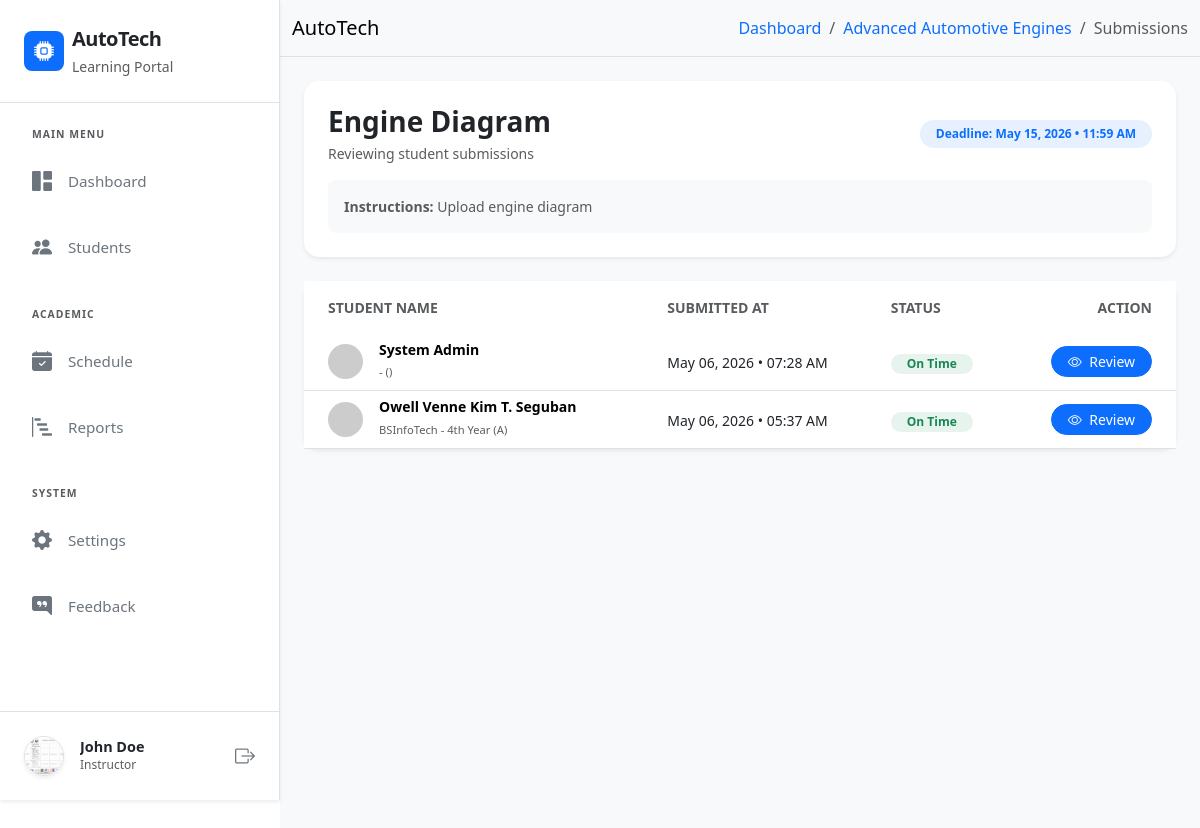
The page /view-submissions.php?id=1 (signed in) on the database its author committed.
### tables this page shows
CREATE TABLE `users` (
  `user_id` int(11) NOT NULL,
  `fullname` varchar(255) NOT NULL,
  `email` varchar(255) NOT NULL,
  `password` varchar(255) NOT NULL,
  `role` enum('instructor','student','admin') NOT NULL,
  `course` varchar(100) NOT NULL,
  `year_level` varchar(50) NOT NULL,
  `section` varchar(50) NOT NULL,
  `profile_pic` varchar(100) NOT NULL,
  `created_at` timestamp NOT NULL DEFAULT current_timestamp()
);

CREATE TABLE `assignments` (
  `assignment_id` int(11) NOT NULL,
  `module_id` int(11) NOT NULL,
  `title` varchar(255) NOT NULL,
  `instructions` text DEFAULT NULL,
  `deadline` datetime NOT NULL,
  `created_at` timestamp NOT NULL DEFAULT current_timestamp()
);

CREATE TABLE `module` (
  `module_id` int(11) NOT NULL,
  `user_id` int(11) NOT NULL,
  `module_description` varchar(255) NOT NULL,
  `section` varchar(255) NOT NULL,
  `year` varchar(20) NOT NULL,
  `module_code` varchar(50) NOT NULL
);

CREATE TABLE `submissions` (
  `submission_id` int(11) NOT NULL,
  `assignment_id` int(11) NOT NULL,
  `user_id` int(11) NOT NULL,
  `submission_text` text DEFAULT NULL,
  `file_path` varchar(255) DEFAULT NULL,
  `submitted_at` timestamp NOT NULL DEFAULT current_timestamp()
);

### view-submissions.php (the view, shortened to what this page needs)
<?php include 'includes/header.php'; ?>
<?php include 'database/dbconn.php'; ?>
<?php
$assignmentId = mysqli_real_escape_string($conn, $_GET['id']);
$assign_sql = "SELECT a.*, m.module_description FROM assignments a
              JOIN module m ON a.module_id = m.module_id
              WHERE a.assignment_id = '$assignmentId' LIMIT 1";
$assign_run = mysqli_query($conn, $assign_sql);
if (mysqli_num_rows($assign_run) > 0) {
    $assignment = mysqli_fetch_assoc($assign_run);
    $moduleId = $assignment['module_id'];
} else {
    header("Location: dashboard.php");
    exit();
}
?>
<div class="d-flex" id="wrapper">
    <?php include 'includes/sidebar.php'; ?>
    <div id="page-content-wrapper" class="w-100">
        <nav class="navbar navbar-expand-lg bg-body-tertiary border-bottom">
            <div class="container-fluid">
                <a class="navbar-brand" href="dashboard.php">AutoTech</a>
                <nav aria-label="breadcrumb">
                    <ol class="breadcrumb mb-0">
                        <li class="breadcrumb-item"><a href="dashboard.php" class="text-decoration-none">Dashboard</a></li>
                        <li class="breadcrumb-item"><a href="view-module.php?id=<?php echo $moduleId; ?>#assignments" class="text-decoration-none"><?php echo $assignment['module_description']; ?></a></li>
                        <li class="breadcrumb-item active" aria-current="page">Submissions</li>
                    </ol>
                </nav>
            </div>
        </nav>
        <div class="container-fluid p-4" style="background-color: #f8f9fa; min-height: 100vh;">
            <div class="card border-0 shadow-sm mb-4" style="border-radius: 15px;">
                <div class="card-body p-4">
                    <div class="d-flex justify-content-between align-items-center mb-3">
                        <div>
                            <h3 class="fw-bold text-dark mb-1"><?php echo $assignment['title']; ?></h3>
                            <p class="text-muted mb-0 small">Reviewing student submissions</p>
                        </div>
                        <div class="text-end">
                            <span class="badge bg-primary bg-opacity-10 text-primary px-3 py-2 rounded-pill">
                                Deadline: <?php echo date('M d, Y • h:i A', strtotime($assignment['deadline'])); ?>
                            </span>
                        </div>
                    </div>
                    <div class="bg-light p-3 rounded-3 mb-0">
                        <p class="small text-muted mb-0"><strong>Instructions:</strong> <?php echo nl2br($assignment['instructions']); ?></p>
                    </div>
                </div>
            </div>
            <div class="card border-0 shadow-sm" style="border-radius: 15px;">
                <div class="card-body p-0">
                    <div class="table-responsive">
                        <table class="table table-hover align-middle mb-0">
                            <thead class="bg-light">
                                <tr>
                                    <th class="ps-4 py-3 border-0 small text-uppercase fw-bold text-muted">Student Name</th>
                                    <th class="py-3 border-0 small text-uppercase fw-bold text-muted">Submitted At</th>
                                    <th class="py-3 border-0 small text-uppercase fw-bold text-muted">Status</th>
                                    <th class="py-3 border-0 small text-uppercase fw-bold text-muted text-end pe-4">Action</th>
                                </tr>
                            </thead>
                            <tbody>
                                <?php
                                $sub_sql = "SELECT s.*, u.fullname, u.email, u.course, u.year_level, u.section
                                           FROM submissions s
                                           JOIN users u ON s.user_id = u.user_id
                                           WHERE s.assignment_id = '$assignmentId'
                                           ORDER BY s.submitted_at DESC";
                                $sub_run = mysqli_query($conn, $sub_sql);
                                if (mysqli_num_rows($sub_run) > 0) {
                                    while ($sub = mysqli_fetch_assoc($sub_run)) {
                                        $submittedAt = strtotime($sub['submitted_at']);
                                        $deadline = strtotime($assignment['deadline']);
                                        $isLate = $submittedAt > $deadline;
                                        ?>
                                        <tr>
                                            <td class="ps-4">
                                                <div class="d-flex align-items-center">
                                                    <img src="https://ui-avatars.com/api/?name=<?php echo urlencode($sub['fullname']); ?>&background=random&color=fff" class="rounded-circle me-3" width="35">
                                                    <div>
                                                        <h6 class="mb-0 fw-bold small"><?php echo $sub['fullname']; ?></h6>
                                                        <small class="text-muted" style="font-size: 0.7rem;"><?php echo $sub['course']; ?> - <?php echo $sub['year_level']; ?> (<?php echo $sub['section']; ?>)</small>
                                                    </div>
                                                </div>
                                            </td>
                                            <td>
                                                <span class="small text-dark"><?php echo date('M d, Y • h:i A', $submittedAt); ?></span>
                                            </td>
                                            <td>
                                                <?php if($isLate): ?>
                                                    <span class="badge bg-warning bg-opacity-10 text-warning px-3 py-1 rounded-pill small">Late</span>
                                                <?php else: ?>
                                                    <span class="badge bg-success bg-opacity-10 text-success px-3 py-1 rounded-pill small">On Time</span>
                                                <?php endif; ?>
                                            </td>
                                            <td class="text-end pe-4">
                                                <button class="btn btn-primary btn-sm rounded-pill px-3 shadow-none"
                                                        onclick='viewSubmissionDetails(<?php echo json_encode($sub); ?>, <?php echo $isLate ? "true" : "false"; ?>)'>
                                                    <i class="bi bi-eye me-1"></i> Review
                                                </button>
                                            </td>
                                        </tr>
                                        <?php
                                    }
                                }
                                ?>
                            </tbody>
                        </table>
                    </div>
                </div>
            </div>
        </div>
    </div>
</div>
<?php include 'includes/footer.php'; ?>

### includes/sidebar.php (shortened to what this page needs)
<div class="bg-white border-end shadow-sm sidebar-responsive" id="sidebar-wrapper">
    <div class="sidebar-heading p-4 d-flex align-items-center border-bottom bg-white">
        <div class="bg-primary rounded-3 p-2 me-2 d-flex align-items-center justify-content-center" style="width: 40px; height: 40px;">
            <i class="bi bi-cpu-fill text-white fs-5"></i>
        </div>
        <div>
            <span class="fs-5 fw-bold text-dark d-block" style="letter-spacing: -0.5px;">AutoTech</span>
            <span class="text-muted small fw-medium">Learning Portal</span>
        </div>
    </div>
    <div class="list-group list-group-flush px-3 mt-4 custom-scrollbar">
        <label class="text-uppercase text-muted fw-bold mb-2 ps-3" style="font-size: 0.65rem; letter-spacing: 1px;">Main Menu</label>
        <a href="dashboard.php" class="list-group-item list-group-item-action border-0 rounded-3 py-3 px-3 mb-1 d-flex align-items-center transition-all <?php echo (basename($_SERVER['PHP_SELF']) == 'dashboard.php') ? 'active-link' : 'text-secondary'; ?>">
            <i class="bi bi-grid-1x2-fill me-3 fs-5"></i>
            <span class="fw-medium">Dashboard</span>
        </a>
        <?php if($_SESSION['role'] !== 'admin'): ?>
        <a href="students.php" class="list-group-item list-group-item-action border-0 rounded-3 py-3 px-3 mb-1 d-flex align-items-center transition-all <?php echo (basename($_SERVER['PHP_SELF']) == 'students.php') ? 'active-link' : 'text-secondary'; ?>">
            <i class="bi bi-people-fill me-3 fs-5"></i>
            <span class="fw-medium">Students</span>
        </a>
        <?php endif; ?>
        <label class="text-uppercase text-muted fw-bold mt-4 mb-2 ps-3" style="font-size: 0.65rem; letter-spacing: 1px;">Academic</label>
        <a href="schedule.php" class="list-group-item list-group-item-action border-0 rounded-3 py-3 px-3 mb-1 d-flex align-items-center transition-all <?php echo (basename($_SERVER['PHP_SELF']) == 'schedule.php') ? 'active-link' : 'text-secondary'; ?>">
            <i class="bi bi-calendar-check-fill me-3 fs-5"></i>
            <span class="fw-medium">Schedule</span>
        </a>
        <a href="reports.php" class="list-group-item list-group-item-action border-0 rounded-3 py-3 px-3 mb-1 d-flex align-items-center transition-all <?php echo (basename($_SERVER['PHP_SELF']) == 'reports.php') ? 'active-link' : 'text-secondary'; ?>">
            <i class="bi bi-bar-chart-steps me-3 fs-5"></i>
            <span class="fw-medium">Reports</span>
        </a>
        <label class="text-uppercase text-muted fw-bold mt-4 mb-2 ps-3" style="font-size: 0.65rem; letter-spacing: 1px;">System</label>
        <a href="settings.php" class="list-group-item list-group-item-action border-0 rounded-3 py-3 px-3 mb-1 d-flex align-items-center transition-all <?php echo (basename($_SERVER['PHP_SELF']) == 'settings.php') ? 'active-link' : 'text-secondary'; ?>">
            <i class="bi bi-gear-fill me-3 fs-5"></i>
            <span class="fw-medium">Settings</span>
        </a>
        <a href="feedback.php" class="list-group-item list-group-item-action border-0 rounded-3 py-3 px-3 mb-1 d-flex align-items-center transition-all <?php echo (basename($_SERVER['PHP_SELF']) == 'feedback.php') ? 'active-link' : 'text-secondary'; ?>">
            <i class="bi bi-chat-right-quote-fill me-3 fs-5"></i>
            <span class="fw-medium">Feedback</span>
        </a>
    </div>
    <div class="position-absolute bottom-0 w-100 p-3 border-top bg-white">
        <div class="d-flex align-items-center p-2 rounded-3">
            <?php
                $u_id = $_SESSION['user_id'];
                include 'database/dbconn.php';
                $u_data = mysqli_fetch_assoc(mysqli_query($conn, "SELECT profile_pic, fullname FROM users WHERE user_id = '$u_id'"));
                if($u_data['profile_pic']): ?>
                <img src="uploads/profile_pics/<?php echo $u_data['profile_pic']; ?>" class="rounded-circle me-3 border shadow-sm" width="40" height="40" style="object-fit: cover;" alt="User">
            <?php else: ?>
                <img src="https://ui-avatars.com/api/?name=<?php echo urlencode($u_data['fullname']); ?>&background=0D6EFD&color=fff" class="rounded-circle me-3" width="40" alt="User">
            <?php endif; ?>
            <div class="overflow-hidden">
                <h6 class="mb-0 text-dark fw-bold text-truncate" style="font-size: 0.9rem;"><?php echo $_SESSION['fullname']; ?></h6>
                <small class="text-muted d-block text-truncate text-capitalize" style="font-size: 0.75rem;">
                    <?php
                        if ($_SESSION['role'] == 'student' && isset($_SESSION['course'])) {
                            echo $_SESSION['course'] . ' - ' . $_SESSION['year_level'];
                        } else {
                            echo $_SESSION['role'];
                        }
                    ?>
                </small>
            </div>
            <a href="controller/AuthController.php?logout=1" class="ms-auto text-secondary" title="Logout"><i class="bi bi-box-arrow-right fs-5"></i></a>
        </div>
    </div>
</div>

### includes/sidebar.php (style rules this page uses)
.sidebar-responsive { min-width: 280px; max-width: 280px; height: 100vh; z-index: 1000; transition: all 0.3s ease; position: fixed; left: 0; top: 0; }
@media (min-width: 992px) { #wrapper { padding-left: 280px; } }
@media (min-width: 992px) { .sidebar-responsive { position: fixed; } }
.list-group-item { background-color: transparent !important; font-size: 0.95rem; }
.transition-all { transition: all 0.2s ease-in-out; }

### rows shown on the page
users: profile_pic (picture)
assignments: module.module_description "Advanced Automotive Engines", title "Engine Diagram", deadline "May 15, 2026 • 11:59 AM", instructions "Upload engine diagram"
submissions: user.fullname "System Admin", submitted_at "May 06, 2026 • 07:28 AM", shows "On Time"
submissions: user.fullname "Owell Venne Kim T. Seguban", user.course "BSInfoTech", user.year_level "4th Year", user.section "A", submitted_at "May 06, 2026 • 05:37 AM", shows "On Time"

### other values the page prints
$_SESSION['fullname'] "John Doe"
$_SESSION['role'] "Instructor"
